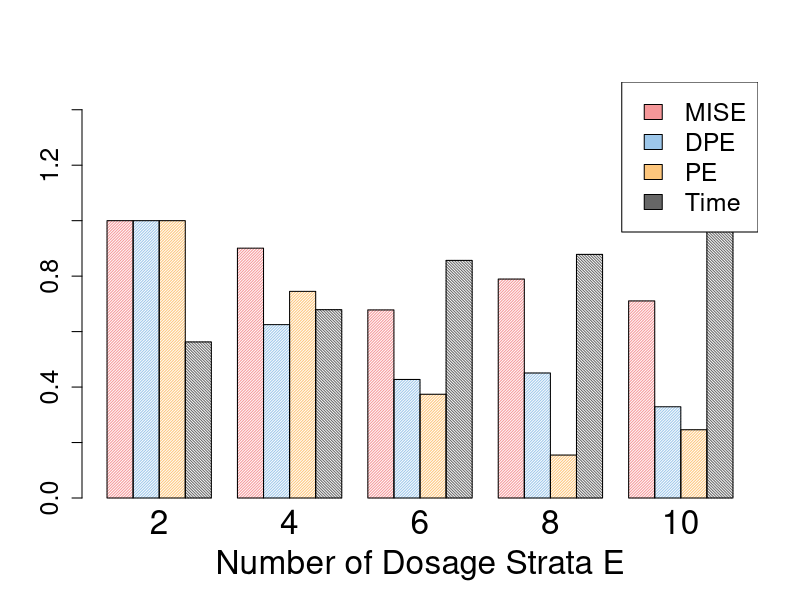

Source code (R):
# Copyright (C) 2019  Patrick Schwab, ETH Zurich
#
# Permission is hereby granted, free of charge, to any person obtaining a copy of this software and associated
# documentation files (the "Software"), to deal in the Software without restriction, including without limitation
# the rights to use, copy, modify, merge, publish, distribute, sublicense, and/or sell copies of the Software,
# and to permit persons to whom the Software is furnished to do so, subject to the following conditions:
#
# The above copyright notice and this permission notice shall be included in all copies or substantial portions
#  of the Software.
#
# THE SOFTWARE IS PROVIDED "AS IS", WITHOUT WARRANTY OF ANY KIND, EXPRESS OR IMPLIED, INCLUDING BUT NOT LIMITED
# TO THE WARRANTIES OF MERCHANTABILITY, FITNESS FOR A PARTICULAR PURPOSE AND NONINFRINGEMENT. IN NO EVENT SHALL
# THE AUTHORS OR COPYRIGHT HOLDERS BE LIABLE FOR ANY CLAIM, DAMAGES OR OTHER LIABILITY, WHETHER IN AN ACTION OF
# CONTRACT, TORT OR OTHERWISE, ARISING FROM, OUT OF OR IN CONNECTION WITH THE SOFTWARE OR THE USE OR OTHER
# DEALINGS IN THE SOFTWARE.

# Computation time was extracted from the finished run outputs as follows:
# cat /path/to/drnet_icu3a10k2e_tarnet_mse_1/run_0/*.txt| grep time= |  awk '{print $9}' | grep time= | sed -e 's/time=\(.*\),.*score=.*/\1/' | awk -F : '{sum+=$1} END {print "AVG=",sum/NR}'
# cat /path/to/drnet_icu3a10k4e_tarnet_mse_1/run_0/*.txt| grep time= |  awk '{print $9}' | grep time= | sed -e 's/time=\(.*\),.*score=.*/\1/' | awk -F : '{sum+=$1} END {print "AVG=",sum/NR}'
# cat /path/to/drnet_icu3a10k6e_tarnet_mse_1/run_0/*.txt| grep time= |  awk '{print $9}' | grep time= | sed -e 's/time=\(.*\),.*score=.*/\1/' | awk -F : '{sum+=$1} END {print "AVG=",sum/NR}'
# cat /path/to/drnet_icu3a10k8e_tarnet_mse_1/run_0/*.txt| grep time= |  awk '{print $9}' | grep time= | sed -e 's/time=\(.*\),.*score=.*/\1/' | awk -F : '{sum+=$1} END {print "AVG=",sum/NR}'
# cat /path/to/drnet_icu3a10k10e_tarnet_mse_1/run_0/*.txt| grep time= |  awk '{print $9}' | grep time= | sed -e 's/time=\(.*\),.*score=.*/\1/' | awk -F : '{sum+=$1} END {print "AVG=",sum/NR}'

# The following numbers were extracted from the finished experiments using run_results.sh.
mise <- c(49.4, 44.5, 33.5, 39.0, 35.1)
dpe <- c(106.7, 66.7, 45.6, 48.1, 35.1)
pe <- c(136.9, 102.0, 51.2, 21.2, 33.7)
time <- c(496.605, 599.342, 756.101, 775.254, 882.568)

data <- t(cbind(mise, dpe, pe, time))
data <- t(apply(data, 1, function(x)(x/(max(x)))))
rownames(data) <- c("MISE", "DPE", "PE", "Time")
colnames(data) <- c(2, 4, 6, 8, 10)

colors <- c('#F59799', '#9DC7EA', '#FDC67C', '#666666')

pdf("strata.pdf", width=10, height=7)
barplot(data,
        col=colors ,
        density=c(50, 50, 50, 50),
        angle=c(45, 45, 45, -45),
        ylim=c(0, 1.5),
        beside=T, xlab="Number of Dosage Strata E",
        cex.axis=1.5, cex=2, cex.lab=2)
legend("topright", legend=rownames(data), cex=1.5,
       fill=colors, bty="o")
dev.off()